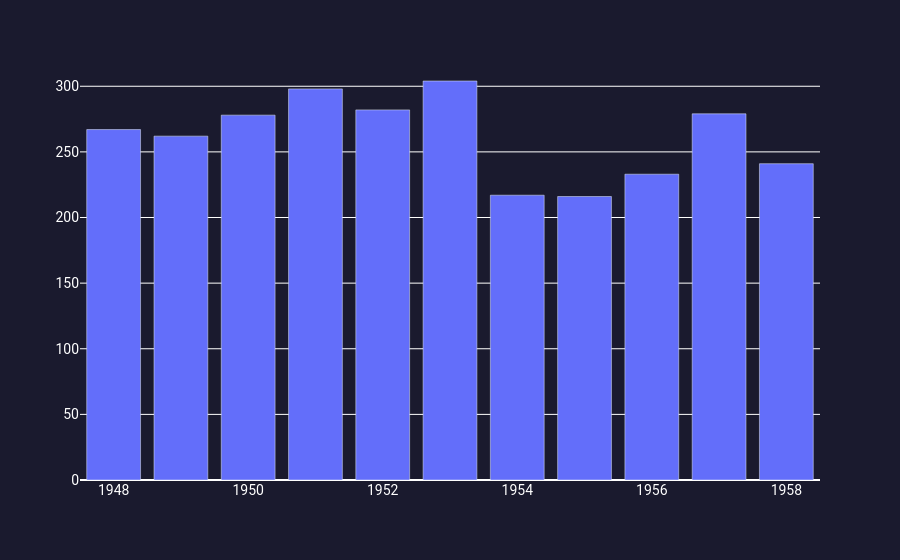

Write notebook code for a chart like this one.
### Code cell
fig = px.bar(population_g, x='startYear', y='tconst')
fig.update_layout(layout)

### Figure 1 — Plotly figure (JSON) as saved in the notebook; plotly's stock layout.template omitted (floating-point values rounded to 4 significant figures)
{"data": [{"hovertemplate": "startYear=%{x}<br>tconst=%{y}<extra></extra>", "legendgroup": "", "marker": {"color": "#636efa", "pattern": {"shape": ""}}, "name": "", "orientation": "v", "showlegend": false, "textposition": "auto", "type": "bar", "x": [1948, 1949, 1950, 1951, 1952, 1953, 1954, 1955, 1956, 1957, 1958], "xaxis": "x", "y": [267, 262, 278, 298, 282, 304, 217, 216, 233, 279, 241], "yaxis": "y"}], "layout": {"barmode": "relative", "font": {"color": "white"}, "legend": {"tracegroupgap": 0}, "margin": {"t": 60}, "paper_bgcolor": "#1A1A2E", "plot_bgcolor": "rgba(61, 61, 61, 0)", "title": {"font": {"color": "white", "family": "Raleway", "size": 22}, "text": "", "x": 0.5, "xanchor": "center", "y": 0.95, "yanchor": "top"}, "xaxis": {"anchor": "y", "domain": [0, 1], "tickfont": {"color": "white", "family": "Roboto", "size": 14}, "title": {"font": {"color": "white", "family": "Raleway", "size": 18}, "text": ""}}, "yaxis": {"anchor": "x", "domain": [0, 1], "layer": "below traces", "tickfont": {"color": "white", "family": "Roboto", "size": 14}, "title": {"font": {"color": "white", "family": "Raleway", "size": 18}, "text": ""}}}}
